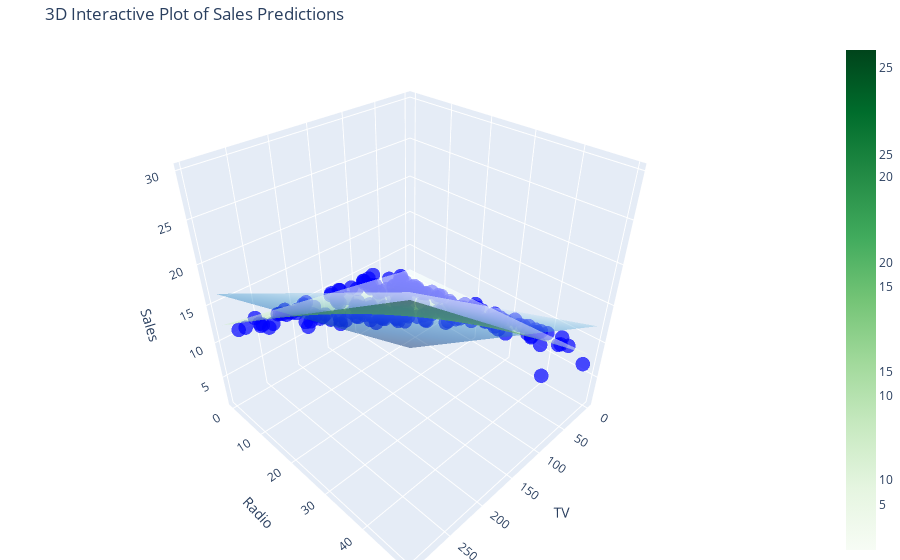

The notebook cell this image was saved under:
### Code cell
import pandas as pd
import statsmodels.formula.api as smf
import plotly.graph_objs as go
import numpy as np

# Load the dataset (skip the unnamed index column)
df = pd.read_csv("Advertising.csv")

# 1. Fit the additive model (no interaction term)
model_additive = smf.ols('Sales ~ TV + Radio', data=df).fit()

# 2. Fit the interaction (synergistic) model
model_interaction = smf.ols('Sales ~ TV + Radio + TV:Radio', data=df).fit()

# 3. Generate a grid of values for TV and Radio to predict Sales over a surface
tv_range = np.linspace(df['TV'].min(), df['TV'].max(), 50)
radio_range = np.linspace(df['Radio'].min(), df['Radio'].max(), 50)
TV, Radio = np.meshgrid(tv_range, radio_range)
grid = pd.DataFrame({'TV': TV.ravel(), 'Radio': Radio.ravel()})

# Predict Sales for each model on this grid
grid['additive_pred'] = model_additive.predict(grid)
grid['interaction_pred'] = model_interaction.predict(grid)

# Reshape predictions to match the shape of the TV and Radio grid
Additive_Sales = grid['additive_pred'].values.reshape(TV.shape)
Interaction_Sales = grid['interaction_pred'].values.reshape(TV.shape)

# 4. Create interactive 3D plot with Plotly
fig = go.Figure()

# Add scatter plot for actual data points
fig.add_trace(go.Scatter3d(
    x=df['TV'], y=df['Radio'], z=df['Sales'],
    mode='markers',
    marker=dict(size=5, color='blue', opacity=0.7),
    name='Actual Sales'
))

# Add surface for the Additive Model
fig.add_trace(go.Surface(
    x=tv_range, y=radio_range, z=Additive_Sales,
    colorscale='Blues', opacity=0.5,
    name='Additive Model'
))

# Add surface for the Interaction Model
fig.add_trace(go.Surface(
    x=tv_range, y=radio_range, z=Interaction_Sales,
    colorscale='Greens', opacity=0.5,
    name='Interaction Model'
))

# Update layout for better visualization
fig.update_layout(
    title="3D Interactive Plot of Sales Predictions",
    scene=dict(
        xaxis_title="TV",
        yaxis_title="Radio",
        zaxis_title="Sales"
    ),
    legend=dict(x=0, y=1),
    margin=dict(l=0, r=0, b=0, t=40)
)

fig.show()

### Figure 1 — Plotly figure (JSON) as saved in the notebook; plotly's stock layout.template omitted (floating-point values rounded to 4 significant figures; data arrays with more than 128 entries replaced by an {"elided": "..."} marker saying what was removed)
{"data": [{"marker": {"color": "blue", "opacity": 0.7, "size": 5}, "mode": "markers", "name": "Actual Sales", "type": "scatter3d", "x": {"elided": "200 float values"}, "y": {"elided": "200 float values"}, "z": {"elided": "200 float values"}}, {"colorscale": [[0, "rgb(247,251,255)"], [0.125, "rgb(222,235,247)"], [0.25, "rgb(198,219,239)"], [0.375, "rgb(158,202,225)"], [0.5, "rgb(107,174,214)"], [0.625, "rgb(66,146,198)"], [0.75, "rgb(33,113,181)"], [0.875, "rgb(8,81,156)"], [1, "rgb(8,48,107)"]], "name": "Additive Model", "opacity": 0.5, "type": "surface", "x": [0.7, 6.735, 12.77, 18.8, 24.84, 30.87, 36.91, 42.94, 48.98, 55.01, 61.05, 67.08, 73.12, 79.15, 85.19, 91.22, 97.26, 103.3, 109.3, 115.4, 121.4, 127.4, 133.5, 139.5, 145.5, 151.6, 157.6, 163.6, 169.7, 175.7, 181.7, 187.8, 193.8, 199.8, 205.9, 211.9, 217.9, 224.0, 230.0, 236.1, 242.1, 248.1, 254.2, 260.2, 266.2, 272.3, 278.3, 284.3, 290.4, 296.4], "y": [0, 1.012, 2.024, 3.037, 4.049, 5.061, 6.073, 7.086, 8.098, 9.11, 10.12, 11.13, 12.15, 13.16, 14.17, 15.18, 16.2, 17.21, 18.22, 19.23, 20.24, 21.26, 22.27, 23.28, 24.29, 25.31, 26.32, 27.33, 28.34, 29.36, 30.37, 31.38, 32.39, 33.4, 34.42, 35.43, 36.44, 37.45, 38.47, 39.48, 40.49, 41.5, 42.51, 43.53, 44.54, 45.55, 46.56, 47.58, 48.59, 49.6], "z": {"elided": "50x50 float values"}}, {"colorscale": [[0, "rgb(247,252,245)"], [0.125, "rgb(229,245,224)"], [0.25, "rgb(199,233,192)"], [0.375, "rgb(161,217,155)"], [0.5, "rgb(116,196,118)"], [0.625, "rgb(65,171,93)"], [0.75, "rgb(35,139,69)"], [0.875, "rgb(0,109,44)"], [1, "rgb(0,68,27)"]], "name": "Interaction Model", "opacity": 0.5, "type": "surface", "x": [0.7, 6.735, 12.77, 18.8, 24.84, 30.87, 36.91, 42.94, 48.98, 55.01, 61.05, 67.08, 73.12, 79.15, 85.19, 91.22, 97.26, 103.3, 109.3, 115.4, 121.4, 127.4, 133.5, 139.5, 145.5, 151.6, 157.6, 163.6, 169.7, 175.7, 181.7, 187.8, 193.8, 199.8, 205.9, 211.9, 217.9, 224.0, 230.0, 236.1, 242.1, 248.1, 254.2, 260.2, 266.2, 272.3, 278.3, 284.3, 290.4, 296.4], "y": [0, 1.012, 2.024, 3.037, 4.049, 5.061, 6.073, 7.086, 8.098, 9.11, 10.12, 11.13, 12.15, 13.16, 14.17, 15.18, 16.2, 17.21, 18.22, 19.23, 20.24, 21.26, 22.27, 23.28, 24.29, 25.31, 26.32, 27.33, 28.34, 29.36, 30.37, 31.38, 32.39, 33.4, 34.42, 35.43, 36.44, 37.45, 38.47, 39.48, 40.49, 41.5, 42.51, 43.53, 44.54, 45.55, 46.56, 47.58, 48.59, 49.6], "z": {"elided": "50x50 float values"}}], "layout": {"legend": {"x": 0, "y": 1}, "margin": {"b": 0, "l": 0, "r": 0, "t": 40}, "scene": {"xaxis": {"title": {"text": "TV"}}, "yaxis": {"title": {"text": "Radio"}}, "zaxis": {"title": {"text": "Sales"}}}, "title": {"text": "3D Interactive Plot of Sales Predictions"}}}
